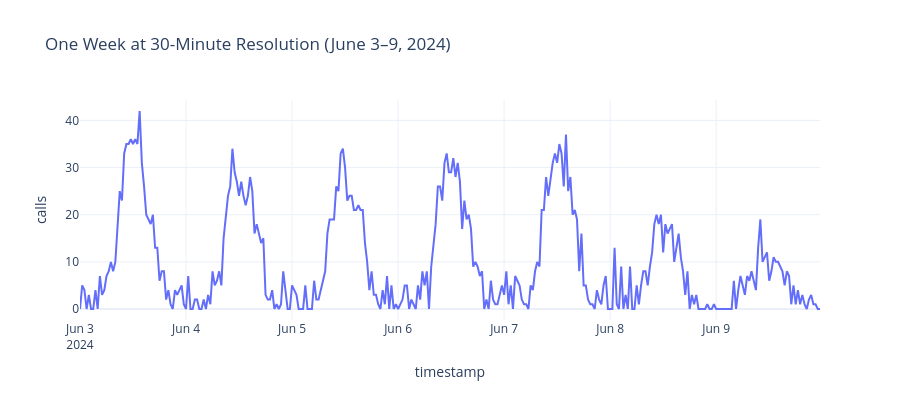

The notebook cell this image was saved under:
### Markdown cell above
### Zooming Into One Week (Intraday + Weekly Pattern Together)

### Code cell
one_week = intraday[
    (intraday['timestamp'] >= '2024-06-03') & (intraday['timestamp'] < '2024-06-10')
]

fig = px.line(
    one_week, x='timestamp', y='calls', template='plotly_white',
    title='One Week at 30-Minute Resolution (June 3–9, 2024)'
)
fig.update_layout(height=400)
fig.write_image("plots/18_zooming_into_one_week_intraday_weekly_pa.png", scale=2)
fig.show()

### Figure 1 — Plotly figure (JSON) as saved in the notebook; plotly's stock layout.template omitted (floating-point values rounded to 4 significant figures; data arrays with more than 128 entries replaced by an {"elided": "..."} marker saying what was removed)
{"data": [{"hovertemplate": "timestamp=%{x}<br>calls=%{y}<extra></extra>", "legendgroup": "", "line": {"color": "#636efa", "dash": "solid"}, "marker": {"symbol": "circle"}, "mode": "lines", "name": "", "orientation": "v", "showlegend": false, "type": "scatter", "x": {"elided": "336 str values"}, "xaxis": "x", "y": {"elided": "336 int values"}, "yaxis": "y"}], "layout": {"height": 400, "legend": {"tracegroupgap": 0}, "title": {"text": "One Week at 30-Minute Resolution (June 3–9, 2024)"}, "xaxis": {"anchor": "y", "domain": [0.0, 1.0], "title": {"text": "timestamp"}}, "yaxis": {"anchor": "x", "domain": [0.0, 1.0], "title": {"text": "calls"}}}}
